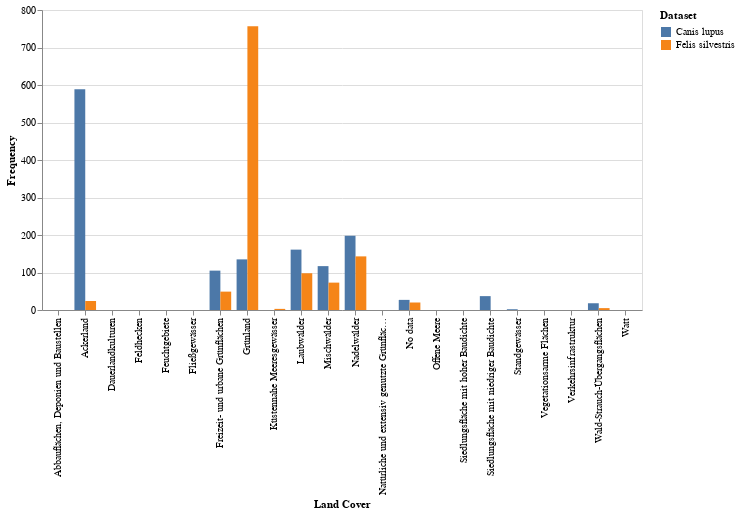

Notebook code for this chart:
### Markdown cell above
In this chapter some further useful uses between geoengine and python are shown

### Code cell
#Comparison plots
import pandas as pd

# Convert the JSON data to pandas DataFrames
df1 = pd.DataFrame(plot_canis_lupus.spec['data']['values'])
df2 = pd.DataFrame(plot_felis_silvestris.spec['data']['values'])

df1['dataset'] = 'Canis lupus'
df2['dataset'] = 'Felis silvestris'

combined_df = pd.concat([df1, df2])

chart = alt.Chart(combined_df).mark_bar().encode(
    x=alt.X('Land Cover:N', title='Land Cover'),
    y=alt.Y('Frequency:Q', title='Frequency'),
    color=alt.Color('dataset:N', title='Dataset'),
    xOffset=alt.Color('dataset:N', title='Dataset')
).properties(width=600)

# Display the grouped barplot
chart

### Figure 1 — Vega-Lite specification as saved in the notebook (floating-point values rounded to 4 significant figures)
{"config": {"view": {"continuousWidth": 300, "continuousHeight": 300}}, "data": {"name": "data-d91aca35f0947d80ea9cdd50a6201946"}, "mark": {"type": "bar"}, "encoding": {"color": {"field": "dataset", "title": "Dataset", "type": "nominal"}, "x": {"field": "Land Cover", "title": "Land Cover", "type": "nominal"}, "xOffset": {"field": "dataset", "title": "Dataset", "type": "nominal"}, "y": {"field": "Frequency", "title": "Frequency", "type": "quantitative"}}, "width": 600, "$schema": "https://vega.github.io/schema/vega-lite/v5.16.3.json", "datasets": {"data-d91aca35f0947d80ea9cdd50a6201946": [{"Frequency": 0, "Land Cover": "Abbauflächen, Deponien und Baustellen", "dataset": "Canis lupus"}, {"Frequency": 589, "Land Cover": "Ackerland", "dataset": "Canis lupus"}, {"Frequency": 0, "Land Cover": "Dauerlandkulturen", "dataset": "Canis lupus"}, {"Frequency": 0, "Land Cover": "Feldhecken", "dataset": "Canis lupus"}, {"Frequency": 0, "Land Cover": "Feuchtgebiete", "dataset": "Canis lupus"}, {"Frequency": 0, "Land Cover": "Fließgewässer", "dataset": "Canis lupus"}, {"Frequency": 105, "Land Cover": "Freizeit- und urbane Grünflächen", "dataset": "Canis lupus"}, {"Frequency": 135, "Land Cover": "Grünland", "dataset": "Canis lupus"}, {"Frequency": 0, "Land Cover": "Küstennahe Meeresgewässer", "dataset": "Canis lupus"}, {"Frequency": 161, "Land Cover": "Laubwälder", "dataset": "Canis lupus"}, {"Frequency": 117, "Land Cover": "Mischwälder", "dataset": "Canis lupus"}, {"Frequency": 198, "Land Cover": "Nadelwälder", "dataset": "Canis lupus"}, {"Frequency": 0, "Land Cover": "Natürliche und extensiv genutzte Grünflächen", "dataset": "Canis lupus"}, {"Frequency": 27, "Land Cover": "No data", "dataset": "Canis lupus"}, {"Frequency": 0, "Land Cover": "Offene Meere", "dataset": "Canis lupus"}, {"Frequency": 0, "Land Cover": "Siedlungsfläche mit hoher Baudichte", "dataset": "Canis lupus"}, {"Frequency": 37, "Land Cover": "Siedlungsfläche mit niedriger Baudichte", "dataset": "Canis lupus"}, {"Frequency": 2, "Land Cover": "Standgewässer", "dataset": "Canis lupus"}, {"Frequency": 0, "Land Cover": "Vegetationsarme Flächen", "dataset": "Canis lupus"}, {"Frequency": 0, "Land Cover": "Verkehrsinfrastruktur", "dataset": "Canis lupus"}, {"Frequency": 18, "Land Cover": "Wald-Strauch-Übergangsflächen", "dataset": "Canis lupus"}, {"Frequency": 0, "Land Cover": "Watt", "dataset": "Canis lupus"}, {"Frequency": 0, "Land Cover": "Abbauflächen, Deponien und Baustellen", "dataset": "Felis silvestris"}, {"Frequency": 24, "Land Cover": "Ackerland", "dataset": "Felis silvestris"}, {"Frequency": 0, "Land Cover": "Dauerlandkulturen", "dataset": "Felis silvestris"}, {"Frequency": 0, "Land Cover": "Feldhecken", "dataset": "Felis silvestris"}, {"Frequency": 0, "Land Cover": "Feuchtgebiete", "dataset": "Felis silvestris"}, {"Frequency": 0, "Land Cover": "Fließgewässer", "dataset": "Felis silvestris"}, {"Frequency": 49, "Land Cover": "Freizeit- und urbane Grünflächen", "dataset": "Felis silvestris"}, {"Frequency": 757, "Land Cover": "Grünland", "dataset": "Felis silvestris"}, {"Frequency": 3, "Land Cover": "Küstennahe Meeresgewässer", "dataset": "Felis silvestris"}, {"Frequency": 98, "Land Cover": "Laubwälder", "dataset": "Felis silvestris"}, {"Frequency": 73, "Land Cover": "Mischwälder", "dataset": "Felis silvestris"}, {"Frequency": 143, "Land Cover": "Nadelwälder", "dataset": "Felis silvestris"}, {"Frequency": 0, "Land Cover": "Natürliche und extensiv genutzte Grünflächen", "dataset": "Felis silvestris"}, {"Frequency": 20, "Land Cover": "No data", "dataset": "Felis silvestris"}, {"Frequency": 0, "Land Cover": "Offene Meere", "dataset": "Felis silvestris"}, {"Frequency": 0, "Land Cover": "Siedlungsfläche mit hoher Baudichte", "dataset": "Felis silvestris"}, {"Frequency": 0, "Land Cover": "Siedlungsfläche mit niedriger Baudichte", "dataset": "Felis silvestris"}, {"Frequency": 0, "Land Cover": "Standgewässer", "dataset": "Felis silvestris"}, {"Frequency": 0, "Land Cover": "Vegetationsarme Flächen", "dataset": "Felis silvestris"}, {"Frequency": 0, "Land Cover": "Verkehrsinfrastruktur", "dataset": "Felis silvestris"}, {"Frequency": 5, "Land Cover": "Wald-Strauch-Übergangsflächen", "dataset": "Felis silvestris"}, {"Frequency": 0, "Land Cover": "Watt", "dataset": "Felis silvestris"}]}}
